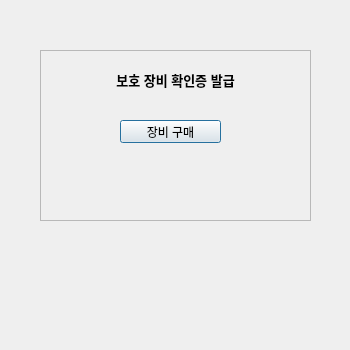
<?xml version="1.0" encoding="UTF-8"?>
<ui version="4.0">
 <class>Dialog</class>
 <widget class="QDialog" name="Dialog">
  <property name="geometry">
   <rect>
    <x>0</x>
    <y>0</y>
    <width>350</width>
    <height>350</height>
   </rect>
  </property>
  <property name="maximumSize">
   <size>
    <width>15000000</width>
    <height>10000000</height>
   </size>
  </property>
  <property name="windowTitle">
   <string>1stWindow</string>
  </property>
  <widget class="QFrame" name="frame">
   <property name="geometry">
    <rect>
     <x>40</x>
     <y>50</y>
     <width>271</width>
     <height>171</height>
    </rect>
   </property>
   <property name="frameShape">
    <enum>QFrame::StyledPanel</enum>
   </property>
   <property name="frameShadow">
    <enum>QFrame::Raised</enum>
   </property>
   <widget class="QLabel" name="proj_name">
    <property name="geometry">
     <rect>
      <x>20</x>
      <y>-30</y>
      <width>231</width>
      <height>120</height>
     </rect>
    </property>
    <property name="layoutDirection">
     <enum>Qt::LeftToRight</enum>
    </property>
    <property name="autoFillBackground">
     <bool>false</bool>
    </property>
    <property name="text">
     <string>&lt;html&gt;&lt;head/&gt;&lt;body&gt;&lt;p align=&quot;center&quot;&gt;&lt;span style=&quot; font-size:10pt; font-weight:600;&quot;&gt;보호 장비 확인증 발급&lt;/span&gt;&lt;/p&gt;&lt;/body&gt;&lt;/html&gt;</string>
    </property>
    <property name="alignment">
     <set>Qt::AlignCenter</set>
    </property>
   </widget>
   <widget class="QPushButton" name="purchase_button">
    <property name="geometry">
     <rect>
      <x>80</x>
      <y>70</y>
      <width>101</width>
      <height>23</height>
     </rect>
    </property>
    <property name="maximumSize">
     <size>
      <width>100000</width>
      <height>16777215</height>
     </size>
    </property>
    <property name="layoutDirection">
     <enum>Qt::LeftToRight</enum>
    </property>
    <property name="text">
     <string>장비 구매</string>
    </property>
   </widget>
  </widget>
 </widget>
 <resources/>
 <connections>
  <connection>
   <sender>purchase_button</sender>
   <signal>clicked()</signal>
   <receiver>Dialog</receiver>
   <slot>start()</slot>
   <hints>
    <hint type="sourcelabel">
     <x>150</x>
     <y>127</y>
    </hint>
    <hint type="destinationlabel">
     <x>152</x>
     <y>137</y>
    </hint>
   </hints>
  </connection>
 </connections>
 <slots>
  <slot>start()</slot>
 </slots>
</ui>
